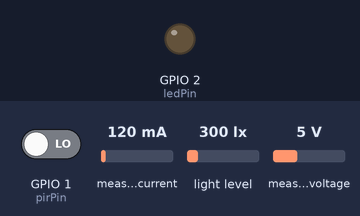
A sketch run on a simulated ESP32. Parts: output pins drawn as LEDs (lit = HIGH). The inputs (shaded band) are chosen by the test bench; at power-on: light level 300 lx, GPIO 1 (pirPin) LOW, measured current 120 mA, measured voltage 5 V. A WiFi scan finds three made-up networks; what the sketch prints to the serial monitor is not drawn.

Above: at 3.2 s.
3.3 s: light level set to 109 lx
4.8 s: light level set to 89 lx
At 5.5 s:
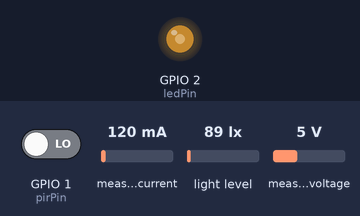
6.4 s: light level set to 500 lx
At 7.5 s:
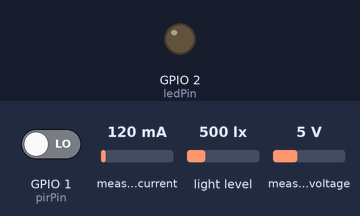
7.9 s: light level set to 40 lx
At 9.3 s:
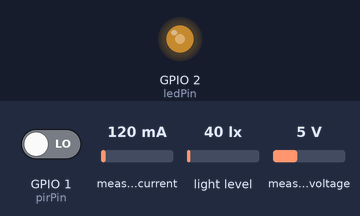
Timing chart, 0 to 10.5 s (numbered marks = the images above; inputs shaded):
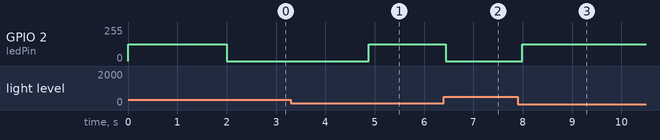

The sketch:

Receiver.ino
```cpp
#include <Wire.h>
#include <BH1750.h>
#include <esp_now.h>
#include <WiFi.h>
#include <Adafruit_INA219.h>
#include <esp_wifi.h>
BH1750 lightMeter;
Adafruit_INA219 ina219;


uint8_t broadcastAddress[] = {0x40, 0x4c, 0xca, 0x57, 0x5d, 0xa4};
  bool channelFound = false;


typedef struct pesansensor {
  float l;
  float arus;
  float tegangang;
  float daya;


} pesansensor;


pesansensor datasensor;
esp_now_peer_info_t peerInfo;


const char *WiFiSSID = "KOS BUBUTAN ATAS";


int32_t getWiFiChannel(const char *ssid) {
    if (int32_t n = WiFi.scanNetworks()) {
        for (uint8_t i=0; i<n; i++) {
            if (!strcmp(ssid, WiFi.SSID(i).c_str())) {
                return WiFi.channel(i);
            }
        }
    }
    return 0;
}


uint8_t channel = 1;


void tryNextChannel() {
  Serial.println("Changing channel from " + String(channel) + " to " + String(channel+1));
  channel = channel % 13 + 1;
  esp_wifi_set_promiscuous(true);
  esp_wifi_set_channel(channel, WIFI_SECOND_CHAN_NONE);
  esp_wifi_set_promiscuous(false);
}


void OnDataSent(const uint8_t *mac_addr, esp_now_send_status_t status) {
  if (!channelFound && status != ESP_NOW_SEND_SUCCESS) {
    Serial.println("Delivery Fail because channel" + String(channel) + " does not match receiver channel.");
    tryNextChannel(); // If message was not delivered, it tries on another wifi channel.
  }
  else {
    Serial.println("Delivery Successful ! Using channel : " + String(channel));
    channelFound = true;
  }
}

const int pirPin = 1;    // Pin sensor gerak PIR
const int ledPin = 2;     // Pin kontrol LED dengan PWM
const int pwmMax = 255;   // Nilai PWM maksimal
const int pwmHalf = 127;  // Nilai PWM setengah
const int pwmOff = 0;
unsigned long previousMillis = 0; // Penyimpanan waktu sebelumnya
const long interval = 5000; // Interval waktu 30 detik

void setup() {
  Serial.begin(115200);      // Inisialisasi serial monitor
  Wire.begin(6,7);           // Set pin SCL SDA BH1750
  WiFi.mode(WIFI_STA);

 if (!ina219.begin()) {
        Serial.println("Failed to find INA219 chip");
        while (1);  // Halt if INA219 is not detected
    }

  ina219.setCalibration_32V_2A();
    Serial.println("INA219 Initialized.");


  if (lightMeter.begin(BH1750::CONTINUOUS_HIGH_RES_MODE)) {
      Serial.println(F("BH1750 configured and started successfully."));
  } else {
      Serial.println(F("Error: BH1750 not configured! Check wiring and I2C address."));
  }

  pinMode(pirPin, INPUT);    // Set pin PIR sebagai input
  pinMode(ledPin, OUTPUT);   // Set pin kontrol LED sebagai output

  // Set PWM awal ke setengah nilai
  analogWrite(ledPin, pwmHalf);
  Serial.println("Initial PWM set to Half");

  if (esp_now_init() != ESP_OK) {
    Serial.println("Error initializing ESP-NOW");
    return;
  }

  esp_now_register_send_cb(OnDataSent);
  int32_t channel = getWiFiChannel(WiFiSSID);
esp_wifi_set_promiscuous(true);
esp_wifi_set_channel(channel, WIFI_SECOND_CHAN_NONE);
esp_wifi_set_promiscuous(false);

  // Register peer
  memcpy(peerInfo.peer_addr, broadcastAddress, 6);
  peerInfo.channel = 0;
  peerInfo.encrypt = false;

  // Add peer
  if (esp_now_add_peer(&peerInfo) != ESP_OK){
    Serial.println("Failed to add peer");
    return;
  }


}


void loop() {
  // Baca nilai sensor fotolistrik (cahaya sekitar)
  float lux = lightMeter.readLightLevel();


  // Kontrol relay berdasarkan nilai sensor fotolistrik (cahaya sekitar)
  if (lux < 20) { // Jika sensor fotolistrik mendeteksi cahaya terang
    analogWrite(ledPin, pwmMax); // Matikan relay
    Serial.print("Lux: ");
    Serial.print(lux);
    Serial.println(" - Lights ON");
  }
  else if(lux < 100 ){
    analogWrite(ledPin, pwmHalf); // Matikan relay
    Serial.print("Lux: ");
    Serial.print(lux);
    Serial.println(" - Lights ON Dimmed");
  }
  else if(lux >= 100) { // Jika sensor fotolistrik mendeteksi cahaya redup
    analogWrite(ledPin, pwmOff); // Matikan relay
    Serial.print("Lux: ");
    Serial.print(lux);
    Serial.println(" - Lights OFF");
  }


  // Baca nilai sensor gerak PIR
  int pirValue = digitalRead(pirPin);
  unsigned long currentMillis = millis();


  if (pirValue == HIGH &&  lux < 20) { // Jika sensor PIR mendeteksi gerakan
    previousMillis = currentMillis; // Reset waktu
    analogWrite(ledPin, pwmMax); // Atur PWM ke nilai maksimal
    Serial.println("Motion detected - PWM Max");
  }


  // Hitung waktu yang tersisa sampai PWM turun setengahnya
  unsigned long timeLeft = (previousMillis + interval) - currentMillis;


  // Jika tidak ada gerakan selama lebih dari xx detik
  if (currentMillis - previousMillis >= interval && lux < 20) {
    analogWrite(ledPin, pwmHalf); // Atur PWM ke setengah nilai
    Serial.println("No motion - PWM Half");
  }
  else if (lux < 20) {
    // Tampilkan waktu yang tersisa pada serial monitor
    Serial.print("Time left: ");
    Serial.print(timeLeft / 1000); // Konversi milidetik ke detik
    Serial.println(" seconds");
  }


  // Indikasi status PWM sebelum dan sesudah mendeteksi gerakan
  Serial.print("Current PWM: ");

  if (pirValue == HIGH) {
    Serial.println(pwmMax);
  } else if (currentMillis - previousMillis >= interval) {
    Serial.println(pwmHalf);
  } else {
    Serial.println(pwmMax);
  }


 float busVoltage = ina219.getBusVoltage_V();        // Read bus voltage
    float current_mA = ina219.getCurrent_mA();          // Read current in mA
    float power_mW = busVoltage * current_mA;
    // Print readings to the Serial Monitor
    Serial.print("Bus Voltage:   "); Serial.print(busVoltage); Serial.println(" V");
    Serial.print("Current:       "); Serial.print(current_mA); Serial.println(" mA");
    Serial.print("Power:       "); Serial.print(power_mW); Serial.println(" mW");
    Serial.println("--------------------------------------------");

  datasensor.l = lux;
  datasensor.tegangang = busVoltage;
  datasensor.arus = current_mA;
  datasensor.daya = power_mW;

  esp_err_t result = esp_now_send(broadcastAddress, (uint8_t *) &datasensor, sizeof(pesansensor));


if (result == ESP_OK) {
    Serial.println("Sent with success");
  }
  else {
    Serial.println("Error sending the data");
  }

  delay(100); // Tunggu 100 milidetik sebelum melakukan pengukuran ulang
}
```

Measured:
- the behaviour switches between 100 and 99 lx on light level (found by bisection; images 0 and 1)
- after the input at 3.3 s, every drawn part: stays the same
- after the input at 4.8 s, GPIO 2 (ledPin): 0/255 → 127/255 after 0.08 s
- after the input at 6.4 s, GPIO 2 (ledPin): 127/255 → 0/255 at once
- after the input at 7.9 s, GPIO 2 (ledPin): 0/255 → 127/255 after 0.09 s
